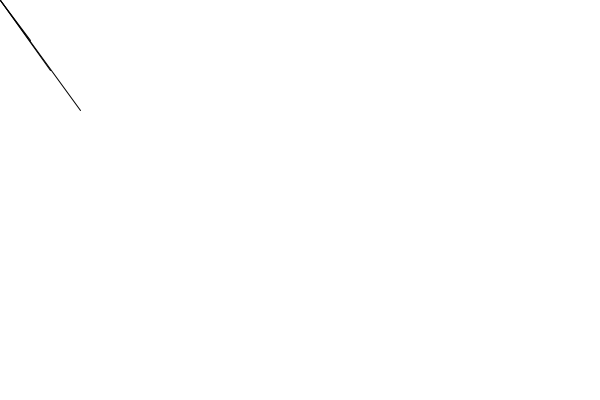
Frame 1 (no input)
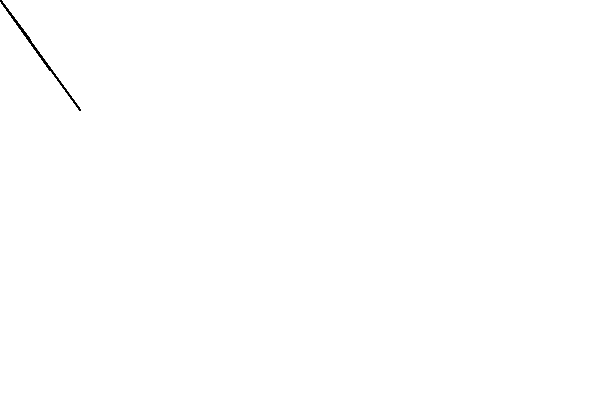
Frame 60 (the mouse pressed at the canvas centre just before this capture)
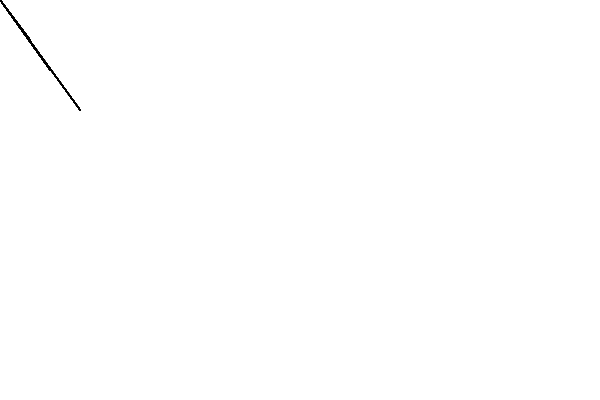
Frame 120 (the mouse held since frame 60 and released just before this capture)

The Processing sketch that drew these frames (run headless with seeded random() and noise(); from frame 60 on, the mouse is pressed at the canvas centre):

// Processing sketch: vector
// ── vector.pde
class Vector2D {
  float x;
  float y;
  
  Vector2D(float x, float y) {
    this.x = x;
    this.y = y;
  }
  
  Vector2D inv() {
    return new Vector2D(-this.x, -this.y);
  }
  
  Vector2D add(Vector2D otherVector) {
    return new Vector2D(this.x + otherVector.x, this.y + otherVector.y);
  }
  
  Vector2D sub(Vector2D otherVector) {
    return add(otherVector.inv());
  }
  
  Vector2D mul(float factor) {
    return new Vector2D(this.x * factor, this.y * factor);
  }
  
  Vector2D div(float factor) {
    return mul(1 / factor);
  }
  
  float mag() {
    return sqrt(this.x * this.x + this.y * this.y);
  }
  
  Vector2D normalize() {
    return div(mag());
  }
}

void drawAsPositionVector(Vector2D vector) {
  line(0, 0, vector.x, vector.y);
}

void setup() {
  size(600, 400);
  background(255);
}

void draw() {
  Vector2D v1 = new Vector2D(30, 40);
  Vector2D v2 = new Vector2D(50, 70);
  
  drawAsPositionVector(v1);
  drawAsPositionVector(v2);
  
  drawAsPositionVector(v1.add(v2));
}
